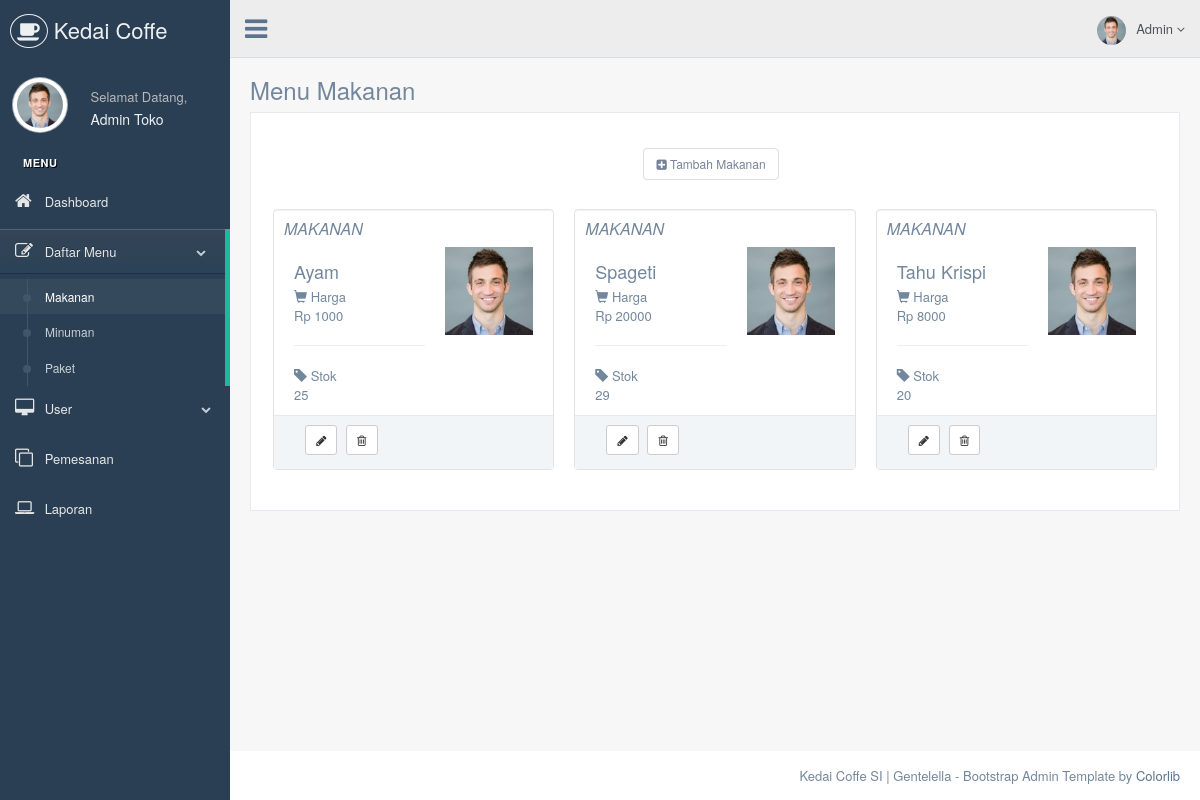
The page /admin/menumakanan.php (signed in) on the database its author committed.
### tables this page shows
CREATE TABLE `makanan` (
  `id_makanan` varchar(4) NOT NULL,
  `nama_makanan` varchar(30) NOT NULL,
  `harga_makanan` int(11) NOT NULL,
  `stok` int(11) NOT NULL
);

### admin/menumakanan.php (called while the page is built, shortened)
<?php
include ('../rangka/sidebar.php');
include ('../rangka/navigasi.php');
include ('../menu/makanan.php');
include ('../rangka/footer.php');
?>

### menu/makanan.php (the view, shortened to what this page needs)
<div class="right_col" role="main">
  <div class="">
    <div class="page-title">
      <div class="title_left">
        <h3> Menu Makanan</h3>
      </div>
    </div>
    <div class="clearfix"></div>
    <div class="row">
      <div class="col-md-12">
        <div class="x_panel">
          <div class="x_content">
            <div class="row">
              <div class="col-md-12 col-sm-12 col-xs-12 text-center">
                <ul class="pagination pagination-split">
                  <li><a href="tambahmak.php" class="btn btn-sm btn-primary" type="button"><i class="fa fa-plus-square"></i> Tambah Makanan </a></li>
                </ul>
              </div>
              <?php
                  $q = mysql_query("select * from makanan order by nama_makanan ASC");
                  while ($da = mysql_fetch_array($q)) {
                  ?>
              <div class="col-md-4 col-sm-4 col-xs-12 profile_details">
                <div class="well profile_view">
                  <div class="col-sm-12">
                    <h4 class="brief"><i>MAKANAN</i></h4>
                    <div class="left col-xs-7">
                      <h2><?php echo $da['nama_makanan']; ?></h2>
                      <ul class="list-unstyled">
                        <li><i class="glyphicon glyphicon-shopping-cart"></i> Harga </li>
                        <li>Rp <?php echo $da['harga_makanan']; ?></li>
                        <li> <hr></li>
                        <li><i class="glyphicon glyphicon-tag"></i> Stok </li>
                        <li><?php echo $da['stok']; ?></li>
                      </ul>
                    </div>
                    <div class="right col-xs-5 text-center">
                      <img src="images/img.jpg" alt="" class=" img-responsive">
                    </div>
                  </div>
                  <div class="col-xs-12 bottom text-center">
                    <div class="col-xs-12 col-sm-6 emphasis">
                      <a href="updatemak.php?kodemak=<?php echo $da['id_makanan']; ?>" class="btn btn-sm btn-default" type="button"  data-placement="top" data-toggle="tooltip" data-original-title="Edit"><i class="fa fa-pencil"></i></a>
                      <a href="../config/hapusmakmin_proses.php?kode=<?php echo $da['id_makanan']; ?>&menu=makanan" class="btn btn-sm btn-default" type="button"  data-placement="top" data-toggle="tooltip" data-original-title="Hapus"><i class="fa fa-trash-o"></i></a>
                    </div>
                  </div>
                </div>
              </div>
              <?php } ?>
                </div>
              </div>
            </div>
          </div>
        </div>
      </div>
    </div>
  </div>
</div>

### rows shown on the page
makanan: nama_makanan "Ayam", harga_makanan "1000", stok "25"
makanan: nama_makanan "Spageti", harga_makanan "20000", stok "29"
makanan: nama_makanan "Tahu Krispi", harga_makanan "8000", stok "20"

### other values the page prints
$_SESSION['nama'] "Admin Toko"
$_SESSION['status'] "Admin"
